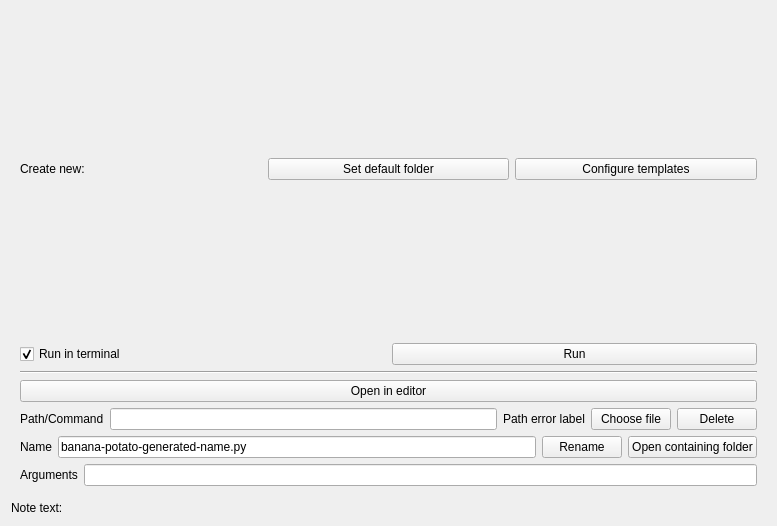
<?xml version="1.0" encoding="UTF-8"?>
<ui version="4.0">
 <class>ScriptNotePropsWidget</class>
 <widget class="QWidget" name="ScriptNotePropsWidget">
  <property name="geometry">
   <rect>
    <x>0</x>
    <y>0</y>
    <width>777</width>
    <height>526</height>
   </rect>
  </property>
  <property name="minimumSize">
   <size>
    <width>640</width>
    <height>0</height>
   </size>
  </property>
  <property name="windowTitle">
   <string>ScriptNotePropsWidget</string>
  </property>
  <layout class="QVBoxLayout" name="verticalLayout">
   <item>
    <widget class="QWidget" name="createScriptWidget" native="true">
     <property name="sizePolicy">
      <sizepolicy hsizetype="Preferred" vsizetype="MinimumExpanding">
       <horstretch>0</horstretch>
       <verstretch>0</verstretch>
      </sizepolicy>
     </property>
     <layout class="QVBoxLayout" name="verticalLayout_3">
      <item>
       <layout class="QHBoxLayout" name="horizontalLayout_7">
        <property name="topMargin">
         <number>0</number>
        </property>
        <item>
         <widget class="QLabel" name="label_5">
          <property name="text">
           <string>Create new:</string>
          </property>
         </widget>
        </item>
        <item>
         <widget class="QPushButton" name="setDefaultScriptsFolder">
          <property name="text">
           <string>Set default folder</string>
          </property>
         </widget>
        </item>
        <item>
         <widget class="QPushButton" name="configureTemplatesButton">
          <property name="text">
           <string>Configure templates</string>
          </property>
         </widget>
        </item>
       </layout>
      </item>
     </layout>
    </widget>
   </item>
   <item>
    <widget class="QWidget" name="scriptPropertiesWidget" native="true">
     <property name="sizePolicy">
      <sizepolicy hsizetype="Preferred" vsizetype="Minimum">
       <horstretch>0</horstretch>
       <verstretch>0</verstretch>
      </sizepolicy>
     </property>
     <layout class="QVBoxLayout" name="verticalLayout_2">
      <item>
       <layout class="QHBoxLayout" name="horizontalLayout">
        <property name="topMargin">
         <number>0</number>
        </property>
        <item>
         <widget class="QCheckBox" name="runInTerminalCheckbox">
          <property name="text">
           <string>Run in terminal</string>
          </property>
          <property name="checked">
           <bool>true</bool>
          </property>
         </widget>
        </item>
        <item>
         <widget class="QPushButton" name="runPushButton">
          <property name="text">
           <string>Run</string>
          </property>
         </widget>
        </item>
       </layout>
      </item>
      <item>
       <widget class="Line" name="line">
        <property name="orientation">
         <enum>Qt::Horizontal</enum>
        </property>
       </widget>
      </item>
      <item>
       <widget class="QPushButton" name="openInEditorPushButton">
        <property name="text">
         <string>Open in editor</string>
        </property>
       </widget>
      </item>
      <item>
       <layout class="QHBoxLayout" name="horizontalLayout_2">
        <item>
         <widget class="QLabel" name="label_2">
          <property name="text">
           <string>Path/Command</string>
          </property>
         </widget>
        </item>
        <item>
         <widget class="QLineEdit" name="scriptPathLineEdit"/>
        </item>
        <item>
         <widget class="QLabel" name="pathErrorLabel">
          <property name="text">
           <string>Path error label</string>
          </property>
         </widget>
        </item>
        <item>
         <widget class="QPushButton" name="chooseFilePushButton">
          <property name="text">
           <string>Choose file</string>
          </property>
         </widget>
        </item>
        <item>
         <widget class="QPushButton" name="deletePushButton">
          <property name="text">
           <string>Delete</string>
          </property>
         </widget>
        </item>
       </layout>
      </item>
      <item>
       <layout class="QHBoxLayout" name="horizontalLayout_3">
        <item>
         <widget class="QLabel" name="label">
          <property name="text">
           <string>Name</string>
          </property>
         </widget>
        </item>
        <item>
         <widget class="QLineEdit" name="scriptNameLineEdit">
          <property name="text">
           <string>banana-potato-generated-name.py</string>
          </property>
         </widget>
        </item>
        <item>
         <widget class="QPushButton" name="renamePushButton">
          <property name="text">
           <string>Rename</string>
          </property>
         </widget>
        </item>
        <item>
         <widget class="QPushButton" name="openContainingFolderPushButton">
          <property name="text">
           <string>Open containing folder</string>
          </property>
         </widget>
        </item>
       </layout>
      </item>
      <item>
       <layout class="QHBoxLayout" name="horizontalLayout_4">
        <item>
         <widget class="QLabel" name="label_3">
          <property name="text">
           <string>Arguments</string>
          </property>
         </widget>
        </item>
        <item>
         <widget class="QLineEdit" name="argumentsLineEdit"/>
        </item>
       </layout>
      </item>
     </layout>
    </widget>
   </item>
   <item>
    <layout class="QVBoxLayout" name="noteTextVerticalLayout">
     <property name="topMargin">
      <number>0</number>
     </property>
     <item>
      <widget class="QLabel" name="label_4">
       <property name="text">
        <string>Note text:</string>
       </property>
      </widget>
     </item>
    </layout>
   </item>
  </layout>
 </widget>
 <resources/>
 <connections/>
</ui>
